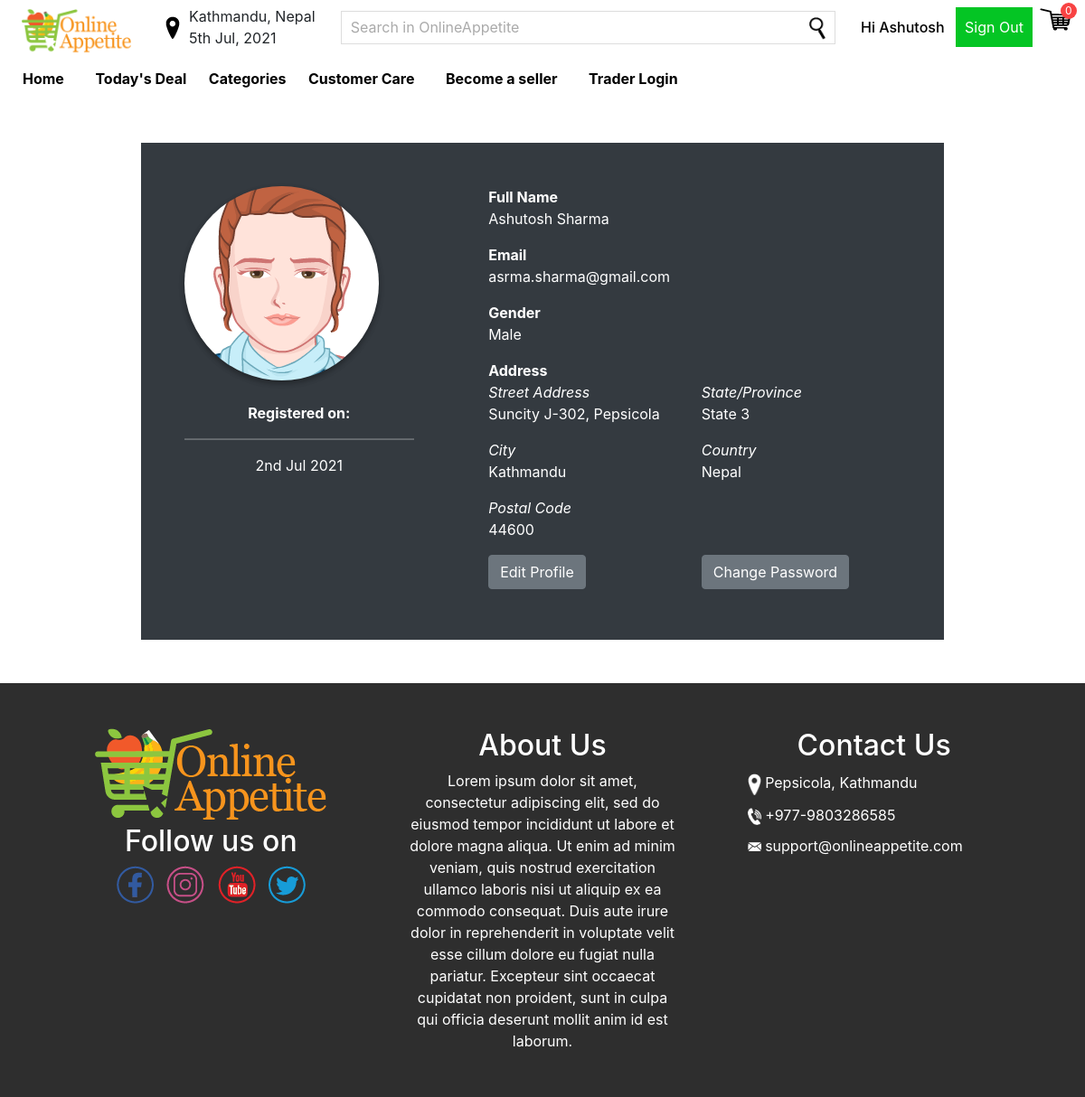
The page /profile.php (signed in) on the database its author committed.
### tables this page shows
CREATE TABLE USERS (
	USER_ID INTEGER NOT NULL PRIMARY KEY AUTOINCREMENT,
	FULL_NAME VARCHAR(100) NOT NULL,
	USERNAME VARCHAR(30) NOT NULL UNIQUE,
	EMAIL VARCHAR(100) NOT NULL UNIQUE,
	STREET VARCHAR(100) NULL,
	CITY VARCHAR(100) NULL,
	STATE VARCHAR(100) NULL,
	POSTAL VARCHAR(100) NULL,
	COUNTRY VARCHAR(100) NULL,
	GENDER INTEGER NOT NULL,
	USER_ROLE INTEGER DEFAULT 3,
	PASSWORD_HASH VARCHAR(255) NOT NULL,
	IMAGE VARCHAR(100) NULL,
	CREATED_AT DATETIME(0) DEFAULT CURRENT_TIMESTAMP,
	UPDATED_AT DATETIME(0) NULL
);

### utils/database.php (called while the page is built, shortened)
<?php
try {
    $conn = new PDO("sqlite:" . __DIR__ . "/../database.sqlite");
    $conn->setAttribute(PDO::ATTR_ERRMODE, PDO::ERRMODE_EXCEPTION);
} catch (PDOException $e) {
    die("Connection failed: " . $e->getMessage());
}
function fetch_row($sql)
{
    global $conn;
    $stmt = $conn->prepare($sql);
    $res = $stmt->execute();
    $res = $stmt->fetch(PDO::FETCH_ASSOC);
    return $res;
}

### profile.php (the view, shortened to what this page needs)
<?php
require_once 'utils/database.php';
?>
<!DOCTYPE html>
<html lang="en">
<head>
    <link rel="stylesheet" href="css/bootstrap.min.css">
    <link rel="stylesheet" href="css/style.css">
  <link rel="stylesheet" href="/css/adminlte/adminlte.min.css">
</head>
<body>
    <?php
        include 'header.php';
        $user_id = $_SESSION['user']['USER_ID'];
    $user = fetch_row("SELECT * FROM USERS WHERE USER_ID ='$user_id'");
    ?>
    <div class="container-fluid d-flex justify-content-center">
      <div class="w-75 p-5 my-5 bg-dark text-light">
          <div class="row">
            <div class="col-md-4 col-sm-6 col-12">
              <div class="img">
                <img src="<?=$user['IMAGE']??'/assets/images/adminlte/avatar2.png'?>" alt="" class="img-circle elevation-2">
              </div>
              <div class="mt-4 text-center">
                <strong>Registered on: </strong><hr>
                <span><?= date('jS M Y', strtotime($user['CREATED_AT'])) ?></span>
              </div>
            </div>
            <div class="col-md-7 offset-md-1 col-sm-6 col-12">
              <div class="row">
                <div class="col-12">
                  <strong>Full Name</strong>
                  <p><?= $user['FULL_NAME'] ?></p>
                </div>
              </div>
              <div class="row">
                <div class="col-12">
                  <strong>Email</strong>
                  <p><?= $user['EMAIL'] ?></p>
                </div>
              </div>
              <div class="row">
                <div class="col-12">
                  <strong>Gender</strong>
                  <p><?php
                      switch ($user['GENDER']) {
                        case 1:
                          echo 'Male';
                          break;
                      }
                      ?></p>
                </div>
              </div>
              <div class="row">
                <div class="col-6">
                  <strong>Address</strong><br>
                  <i>Street Address</i><br>
                  <p><?=$user['STREET'];?></p>
                  <i>City</i><br>
                  <p><?=$user['CITY'];?></p>
                  <i>Postal Code</i><br>
                  <p><?=$user['POSTAL'];?></p>
                </div>
                <div class="col-6">
                  <br>
                  <i>State/Province</i><br>
                  <p><?=$user['STATE'];?></p>
                  <i>Country</i><br>
                  <p><?=$user['COUNTRY'];?></p>
                </div>
              </div>
              <div class="row">
                <div class="col-6">
                  <a href="/editprofile.php"><button class="btn btn-secondary mb-2">Edit Profile</button></a>
                </div>
                <div class="col-6">
                  <a href="changePassword.php"><button class="btn btn-secondary mb-2">Change Password</button></a>
                </div>
              </div>
            </div>
          </div>
      </div>
        </div>
    <?php include 'footer.php';?>
</body>
</html>

### css/style.css (style rules this page uses)
html { scroll-behavior: smooth; }
html, body, ul { margin: 0; padding: 0; }
body { font-family: 'Roboto', sans-serif; line-height: 1; background-color: #F5F5F5; }
button, input, textarea, select { font-size: 1em; }
.btn { border-radius: 0; }

### rows shown on the page
users: CREATED_AT "2nd Jul 2021", FULL_NAME "Ashutosh Sharma", EMAIL "asrma.sharma@gmail.com", STREET "Suncity J-302, Pepsicola", CITY "Kathmandu", POSTAL "44600", STATE "State 3", COUNTRY "Nepal"

### other values the page prints
explode(' ', $_SESSION['user']['FULL_NAME'])[0] "Ashutosh"
$cartSize "0"
